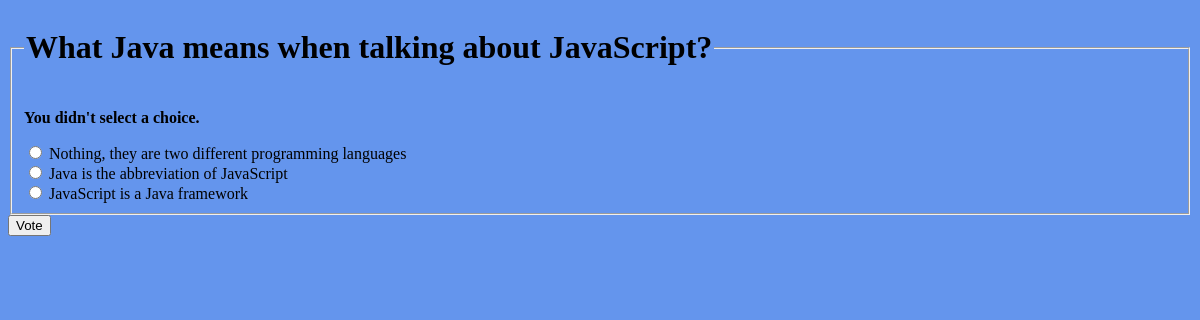
The page /polls/4/vote/ on the database its author committed.
### polls/models.py (models this page shows, shortened)
class Question(models.Model):
    question_text = models.CharField(max_length=200)
    pub_date = models.DateTimeField("Date published")

class Choice(models.Model):
    question = models.ForeignKey(Question, on_delete=models.CASCADE)
    choice_text = models.CharField(max_length=200)
    votes = models.IntegerField(default=0)

### polls/views.py (the view)
# urls.py: path("<int:question_id>/vote/", views.vote, name="vote"),
def vote(request, question_id):
    question = get_object_or_404(Question, pk=question_id)
    try:
        selected_choice = question.choice_set.get(pk=request.POST["choice"])
    except (KeyError, Choice.DoesNotExist):
        return render(request, "polls/detail.html", {
            "question": question,
            "error_message": "You didn't select a choice.",
            },
          )
    else:
        selected_choice.votes += 1
        selected_choice.save()
        return HttpResponseRedirect(reverse("polls:results", args=(question.id,)))

### polls/templates/polls/detail.html
{% load static %}
<link rel="stylesheet" href="{% static 'polls/style.css' %}">
<form action="{% url 'polls:vote' question.id %}" method="post"> {% csrf_token%}
    <fieldset>
        <legend><h1>{{ question.question_text }}</h1></legend>
        {% if error_message %}<p><strong>{{ error_message }}</strong></p>{% endif %}
        {% for choice in question.choice_set.all %}
            <input type="radio" name="choice" id="choice{{ forloop.counter }}" value="{{ choice.id }}">
            <label for="choice{{ forloop.counter }}">{{ choice.choice_text }}</label><br>
        {% endfor %}
    </fieldset>
    <input type="submit" value="Vote">
</form>

### rows shown on the page
Question: question_text "What Java means when talking about JavaScript?"
Choice: choice_text "Nothing, they are two different programming languages"
Choice: choice_text "Java is the abbreviation of JavaScript"
Choice: choice_text "JavaScript is a Java framework"

### other values the page prints
{{ error_message }} "You didn't select a choice."
